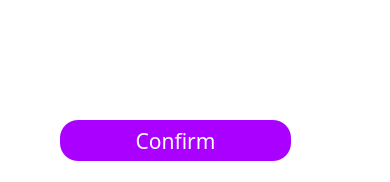
<?xml version="1.0" encoding="UTF-8"?>
<ui version="4.0">
 <class>publishForm</class>
 <widget class="QWidget" name="publishForm">
  <property name="geometry">
   <rect>
    <x>0</x>
    <y>0</y>
    <width>390</width>
    <height>182</height>
   </rect>
  </property>
  <property name="windowTitle">
   <string>Form</string>
  </property>
  <property name="styleSheet">
   <string notr="true">background-color: rgb(255, 255, 255);</string>
  </property>
  <widget class="QPushButton" name="pushButton_9">
   <property name="geometry">
    <rect>
     <x>60</x>
     <y>120</y>
     <width>231</width>
     <height>41</height>
    </rect>
   </property>
   <property name="font">
    <font>
     <family>等线</family>
     <pointsize>16</pointsize>
    </font>
   </property>
   <property name="cursor">
    <cursorShape>PointingHandCursor</cursorShape>
   </property>
   <property name="styleSheet">
    <string notr="true">background-color: rgb(170, 0, 255);
color: rgb(255, 255, 255);
border-radius:18px;</string>
   </property>
   <property name="text">
    <string>Confirm</string>
   </property>
   <property name="flat">
    <bool>false</bool>
   </property>
  </widget>
  <widget class="QPushButton" name="closeenterpsw">
   <property name="geometry">
    <rect>
     <x>350</x>
     <y>0</y>
     <width>41</width>
     <height>31</height>
    </rect>
   </property>
   <property name="text">
    <string/>
   </property>
   <property name="icon">
    <iconset>
     <normaloff>pic/close.png</normaloff>pic/close.png</iconset>
   </property>
   <property name="flat">
    <bool>true</bool>
   </property>
  </widget>
  <widget class="QTextEdit" name="textEdit">
   <property name="geometry">
    <rect>
     <x>30</x>
     <y>40</y>
     <width>301</width>
     <height>71</height>
    </rect>
   </property>
   <property name="font">
    <font>
     <family>微软雅黑</family>
     <pointsize>12</pointsize>
    </font>
   </property>
   <property name="styleSheet">
    <string notr="true"/>
   </property>
   <property name="frameShape">
    <enum>QFrame::NoFrame</enum>
   </property>
   <property name="frameShadow">
    <enum>QFrame::Plain</enum>
   </property>
   <property name="verticalScrollBarPolicy">
    <enum>Qt::ScrollBarAlwaysOff</enum>
   </property>
   <property name="horizontalScrollBarPolicy">
    <enum>Qt::ScrollBarAlwaysOff</enum>
   </property>
   <property name="readOnly">
    <bool>true</bool>
   </property>
  </widget>
 </widget>
 <resources/>
 <connections/>
</ui>
